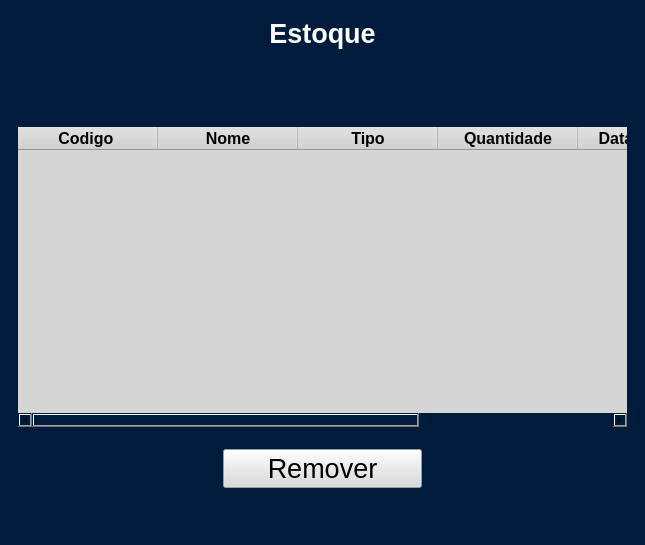
<?xml version="1.0" encoding="UTF-8"?>
<ui version="4.0">
 <class>MainWindow</class>
 <widget class="QMainWindow" name="MainWindow">
  <property name="geometry">
   <rect>
    <x>0</x>
    <y>0</y>
    <width>645</width>
    <height>545</height>
   </rect>
  </property>
  <property name="minimumSize">
   <size>
    <width>645</width>
    <height>545</height>
   </size>
  </property>
  <property name="maximumSize">
   <size>
    <width>16777215</width>
    <height>16777215</height>
   </size>
  </property>
  <property name="font">
   <font>
    <pointsize>13</pointsize>
   </font>
  </property>
  <property name="windowTitle">
   <string>Tela Estoque</string>
  </property>
  <property name="styleSheet">
   <string notr="true">background-color: rgb(0, 28, 61);</string>
  </property>
  <widget class="QWidget" name="centralwidget">
   <layout class="QGridLayout" name="gridLayout_2">
    <item row="0" column="0">
     <layout class="QGridLayout" name="gridLayout">
      <property name="leftMargin">
       <number>9</number>
      </property>
      <property name="topMargin">
       <number>9</number>
      </property>
      <property name="rightMargin">
       <number>9</number>
      </property>
      <property name="bottomMargin">
       <number>9</number>
      </property>
      <item row="3" column="0">
       <spacer name="verticalSpacer_2">
        <property name="orientation">
         <enum>Qt::Vertical</enum>
        </property>
        <property name="sizeHint" stdset="0">
         <size>
          <width>20</width>
          <height>40</height>
         </size>
        </property>
       </spacer>
      </item>
      <item row="2" column="0" colspan="3">
       <widget class="QTableWidget" name="tabela">
        <property name="enabled">
         <bool>true</bool>
        </property>
        <property name="sizePolicy">
         <sizepolicy hsizetype="Preferred" vsizetype="Preferred">
          <horstretch>0</horstretch>
          <verstretch>0</verstretch>
         </sizepolicy>
        </property>
        <property name="minimumSize">
         <size>
          <width>0</width>
          <height>300</height>
         </size>
        </property>
        <property name="maximumSize">
         <size>
          <width>16777215</width>
          <height>16777215</height>
         </size>
        </property>
        <property name="baseSize">
         <size>
          <width>700</width>
          <height>700</height>
         </size>
        </property>
        <property name="font">
         <font>
          <pointsize>13</pointsize>
         </font>
        </property>
        <property name="layoutDirection">
         <enum>Qt::LeftToRight</enum>
        </property>
        <property name="autoFillBackground">
         <bool>true</bool>
        </property>
        <property name="styleSheet">
         <string notr="true">background-color: rgb(213, 213, 213);</string>
        </property>
        <property name="frameShape">
         <enum>QFrame::NoFrame</enum>
        </property>
        <property name="frameShadow">
         <enum>QFrame::Sunken</enum>
        </property>
        <property name="sizeAdjustPolicy">
         <enum>QAbstractScrollArea::AdjustToContents</enum>
        </property>
        <property name="editTriggers">
         <set>QAbstractItemView::NoEditTriggers</set>
        </property>
        <property name="alternatingRowColors">
         <bool>true</bool>
        </property>
        <property name="textElideMode">
         <enum>Qt::ElideMiddle</enum>
        </property>
        <property name="gridStyle">
         <enum>Qt::SolidLine</enum>
        </property>
        <property name="sortingEnabled">
         <bool>false</bool>
        </property>
        <property name="wordWrap">
         <bool>true</bool>
        </property>
        <property name="cornerButtonEnabled">
         <bool>false</bool>
        </property>
        <property name="rowCount">
         <number>0</number>
        </property>
        <property name="columnCount">
         <number>6</number>
        </property>
        <attribute name="horizontalHeaderVisible">
         <bool>true</bool>
        </attribute>
        <attribute name="horizontalHeaderCascadingSectionResizes">
         <bool>true</bool>
        </attribute>
        <attribute name="horizontalHeaderMinimumSectionSize">
         <number>100</number>
        </attribute>
        <attribute name="horizontalHeaderDefaultSectionSize">
         <number>140</number>
        </attribute>
        <attribute name="horizontalHeaderHighlightSections">
         <bool>true</bool>
        </attribute>
        <attribute name="verticalHeaderDefaultSectionSize">
         <number>30</number>
        </attribute>
        <column>
         <property name="text">
          <string>Codigo </string>
         </property>
         <property name="font">
          <font>
           <pointsize>12</pointsize>
           <weight>75</weight>
           <bold>true</bold>
          </font>
         </property>
         <property name="textAlignment">
          <set>AlignCenter</set>
         </property>
        </column>
        <column>
         <property name="text">
          <string>Nome</string>
         </property>
         <property name="font">
          <font>
           <pointsize>12</pointsize>
           <weight>75</weight>
           <bold>true</bold>
          </font>
         </property>
         <property name="textAlignment">
          <set>AlignCenter</set>
         </property>
        </column>
        <column>
         <property name="text">
          <string>Tipo</string>
         </property>
         <property name="font">
          <font>
           <pointsize>12</pointsize>
           <weight>75</weight>
           <bold>true</bold>
          </font>
         </property>
         <property name="textAlignment">
          <set>AlignCenter</set>
         </property>
        </column>
        <column>
         <property name="text">
          <string>Quantidade</string>
         </property>
         <property name="font">
          <font>
           <pointsize>12</pointsize>
           <weight>75</weight>
           <bold>true</bold>
          </font>
         </property>
         <property name="textAlignment">
          <set>AlignCenter</set>
         </property>
        </column>
        <column>
         <property name="text">
          <string>Data Entrada</string>
         </property>
         <property name="font">
          <font>
           <pointsize>12</pointsize>
           <weight>75</weight>
           <bold>true</bold>
          </font>
         </property>
         <property name="textAlignment">
          <set>AlignCenter</set>
         </property>
        </column>
        <column>
         <property name="text">
          <string>Hora</string>
         </property>
         <property name="font">
          <font>
           <pointsize>12</pointsize>
           <weight>75</weight>
           <bold>true</bold>
          </font>
         </property>
         <property name="textAlignment">
          <set>AlignCenter</set>
         </property>
        </column>
       </widget>
      </item>
      <item row="1" column="0">
       <spacer name="verticalSpacer">
        <property name="orientation">
         <enum>Qt::Vertical</enum>
        </property>
        <property name="sizeHint" stdset="0">
         <size>
          <width>20</width>
          <height>40</height>
         </size>
        </property>
       </spacer>
      </item>
      <item row="0" column="0" colspan="3">
       <widget class="QLabel" name="label">
        <property name="font">
         <font>
          <pointsize>20</pointsize>
          <weight>75</weight>
          <bold>true</bold>
         </font>
        </property>
        <property name="styleSheet">
         <string notr="true">color: rgb(255, 255, 255);</string>
        </property>
        <property name="text">
         <string>Estoque</string>
        </property>
        <property name="alignment">
         <set>Qt::AlignCenter</set>
        </property>
       </widget>
      </item>
      <item row="3" column="1">
       <widget class="QPushButton" name="remover">
        <property name="font">
         <font>
          <pointsize>20</pointsize>
         </font>
        </property>
        <property name="styleSheet">
         <string notr="true">background-color: rgb(218, 218, 218);</string>
        </property>
        <property name="text">
         <string>Remover</string>
        </property>
       </widget>
      </item>
     </layout>
    </item>
   </layout>
  </widget>
  <widget class="QStatusBar" name="statusbar"/>
  <action name="actionCadastrar">
   <property name="text">
    <string>Cadastrar</string>
   </property>
  </action>
 </widget>
 <resources/>
 <connections/>
</ui>
